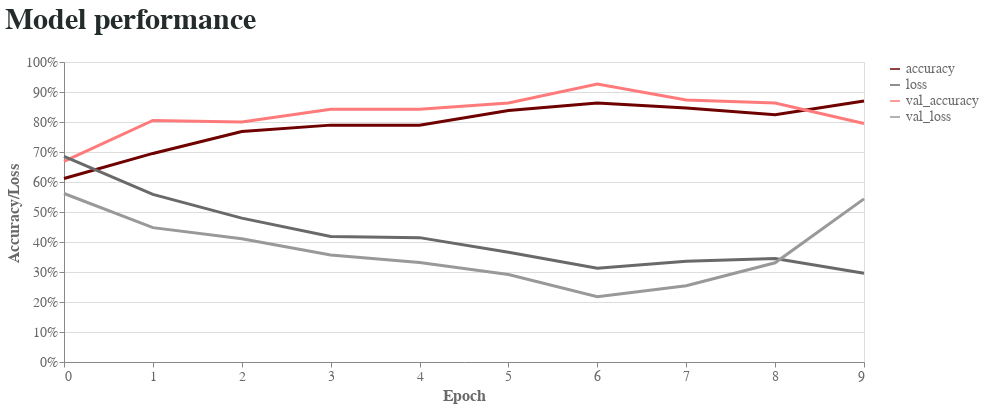

Source (notebook cell):
### Code cell
line_chart(history)

### Figure 1 — Vega-Lite specification as saved in the notebook (floating-point values rounded to 4 significant figures)
{"config": {"view": {"continuousWidth": 400, "continuousHeight": 300}, "axis": {"labelColor": "#696969", "labelFont": "Cambria", "labelFontSize": 14, "titleColor": "#696969", "titleFont": "Cambria", "titleFontSize": 16}, "title": {"anchor": "start", "color": "#232b2b", "font": "Cambria", "fontSize": 30, "offset": 20}}, "data": {"name": "data-8dc799d5bfb714e061244225ec4a4f2e"}, "mark": {"type": "line", "size": 3}, "encoding": {"color": {"type": "nominal", "field": "variable", "legend": {"labelColor": "#696969", "labelFont": "Cambria", "labelFontSize": 14, "title": null}, "scale": {"range": ["#6f0000", "#696969", "#ff7b7b", "#999999"]}}, "x": {"type": "quantitative", "axis": {"grid": false, "tickCount": 10, "title": "Epoch"}, "field": "epoch"}, "y": {"type": "quantitative", "axis": {"format": "%", "title": "Accuracy/Loss"}, "field": "value"}}, "height": 300, "title": "Model performance", "width": 800, "$schema": "https://vega.github.io/schema/vega-lite/v4.8.1.json", "datasets": {"data-8dc799d5bfb714e061244225ec4a4f2e": [{"epoch": 0, "variable": "accuracy", "value": 0.6115}, {"epoch": 1, "variable": "accuracy", "value": 0.6953}, {"epoch": 2, "variable": "accuracy", "value": 0.7685}, {"epoch": 3, "variable": "accuracy", "value": 0.7896}, {"epoch": 4, "variable": "accuracy", "value": 0.7896}, {"epoch": 5, "variable": "accuracy", "value": 0.8384}, {"epoch": 6, "variable": "accuracy", "value": 0.8635}, {"epoch": 7, "variable": "accuracy", "value": 0.8463}, {"epoch": 8, "variable": "accuracy", "value": 0.8245}, {"epoch": 9, "variable": "accuracy", "value": 0.8701}, {"epoch": 0, "variable": "val_accuracy", "value": 0.6684}, {"epoch": 1, "variable": "val_accuracy", "value": 0.8053}, {"epoch": 2, "variable": "val_accuracy", "value": 0.8}, {"epoch": 3, "variable": "val_accuracy", "value": 0.8421}, {"epoch": 4, "variable": "val_accuracy", "value": 0.8421}, {"epoch": 5, "variable": "val_accuracy", "value": 0.8632}, {"epoch": 6, "variable": "val_accuracy", "value": 0.9263}, {"epoch": 7, "variable": "val_accuracy", "value": 0.8737}, {"epoch": 8, "variable": "val_accuracy", "value": 0.8632}, {"epoch": 9, "variable": "val_accuracy", "value": 0.7947}, {"epoch": 0, "variable": "loss", "value": 0.6853}, {"epoch": 1, "variable": "loss", "value": 0.5587}, {"epoch": 2, "variable": "loss", "value": 0.4795}, {"epoch": 3, "variable": "loss", "value": 0.4182}, {"epoch": 4, "variable": "loss", "value": 0.4145}, {"epoch": 5, "variable": "loss", "value": 0.3662}, {"epoch": 6, "variable": "loss", "value": 0.3124}, {"epoch": 7, "variable": "loss", "value": 0.3355}, {"epoch": 8, "variable": "loss", "value": 0.3451}, {"epoch": 9, "variable": "loss", "value": 0.2961}, {"epoch": 0, "variable": "val_loss", "value": 0.5616}, {"epoch": 1, "variable": "val_loss", "value": 0.4479}, {"epoch": 2, "variable": "val_loss", "value": 0.4107}, {"epoch": 3, "variable": "val_loss", "value": 0.3566}, {"epoch": 4, "variable": "val_loss", "value": 0.3317}, {"epoch": 5, "variable": "val_loss", "value": 0.2913}, {"epoch": 6, "variable": "val_loss", "value": 0.2175}, {"epoch": 7, "variable": "val_loss", "value": 0.254}, {"epoch": 8, "variable": "val_loss", "value": 0.3307}, {"epoch": 9, "variable": "val_loss", "value": 0.5437}]}}
